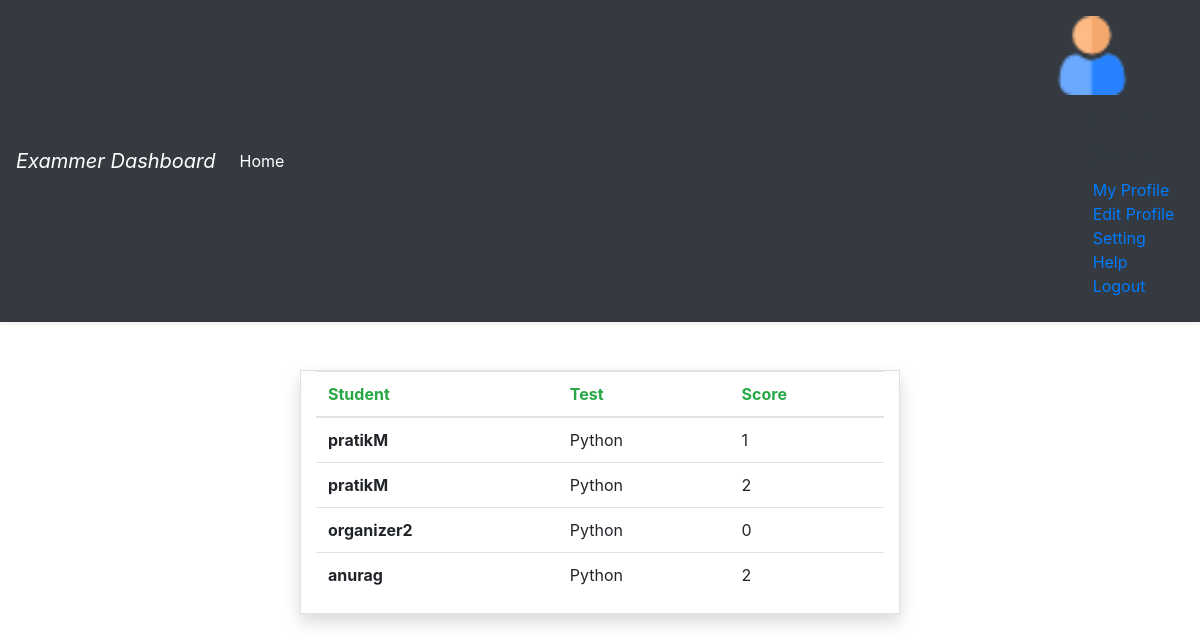
Page /organizer_dashboard/user-results (signed in) on the earlier database version.
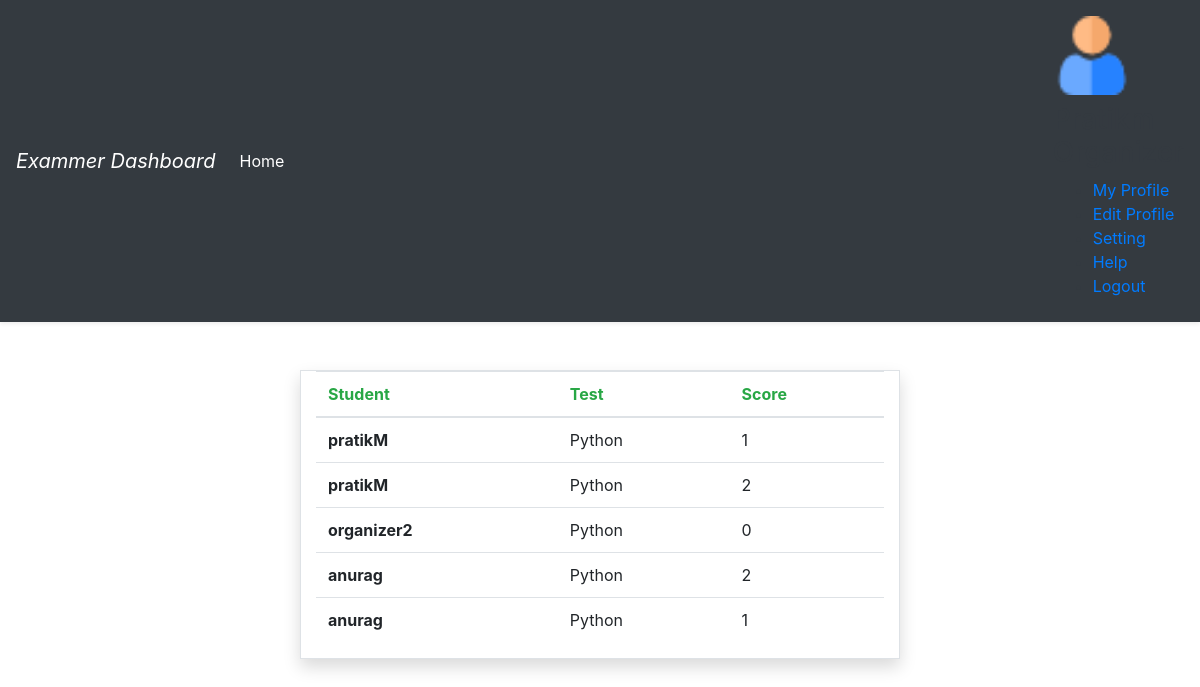
Same page on the later database version.
### quizapp/models.py (models this page shows, shortened)
class Student(models.Model):
    external_id = models.UUIDField(default=uuid.uuid4, editable=False, unique=True)
    user = models.ForeignKey(User, on_delete=models.DO_NOTHING)
    test = models.ForeignKey(Test, on_delete=models.DO_NOTHING)
    score = models.CharField(max_length=3)
    completed = models.BooleanField(default=False)
    remaining_time = models.CharField(default="", max_length=3)

class Test(models.Model):
    external_id = models.UUIDField(default=uuid.uuid4, editable=False, unique=True)
    user = models.ForeignKey(User, on_delete=models.CASCADE)
    category = models.CharField(max_length=200)
    description = models.CharField(max_length=200)
    active = models.BooleanField(default=True)
    test_time = models.CharField(max_length=3, default=None)
    def __str__(self):
        return self.category

### organizer_dashboard/views.py (the view)
# urls.py: path('user-results',views.user_results,name='user-results'),
def user_results(request):
    username = request.user
    user = User.objects.get(username=username)
    tests = Test.objects.filter(user=user)
    students = []
    for test in tests:
        students += list(Student.objects.filter(test=test))
    context = {'students': students}
    return render(request, 'organizer_dashboard/results.html', context)

### organizer_dashboard/templates/organizer_dashboard/results.html
 {% include 'organizer_dashboard/dashboard_header.html' %}
<div class="container w-50 border mt-5 shadow">
  <table class="table">
    <thead class="text-success">
      <tr>
        <th scope="col">Student</th>
        <th scope="col">Test</th>
        <th scope="col">Score</th>
      </tr>
    </thead>
    <tbody>
        {% for student in students %}
      <tr>
        <th scope="row">{{student.user}}</th>
        <td>{{student.test}}</td>
        <td>{{student.score}}</td>
      </tr>
      {%endfor%}
    </tbody>
  </table>
  </div>

Differences in the rows shown:
added Student: user "anurag", test "Python", score "1"
